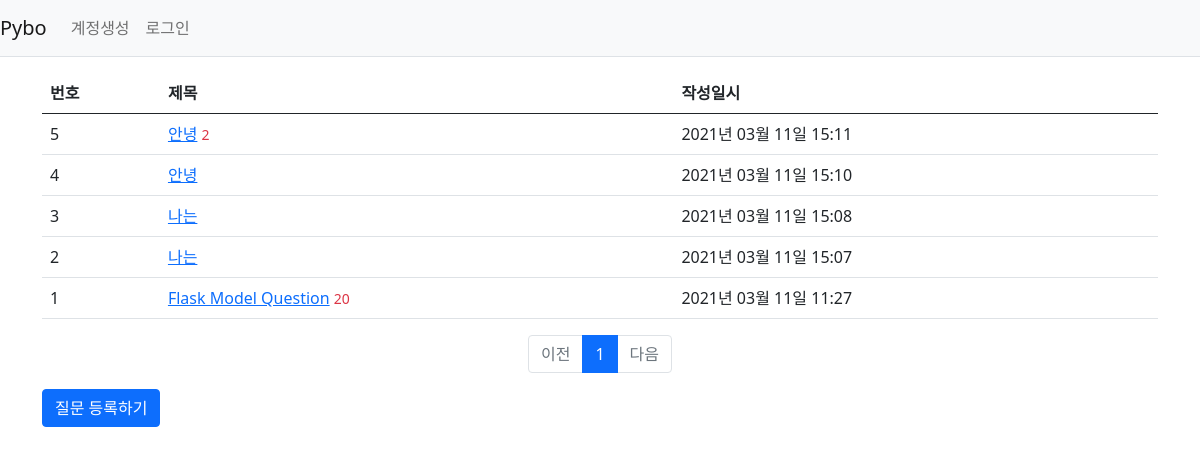
Page /question/list/ on the earlier database version.
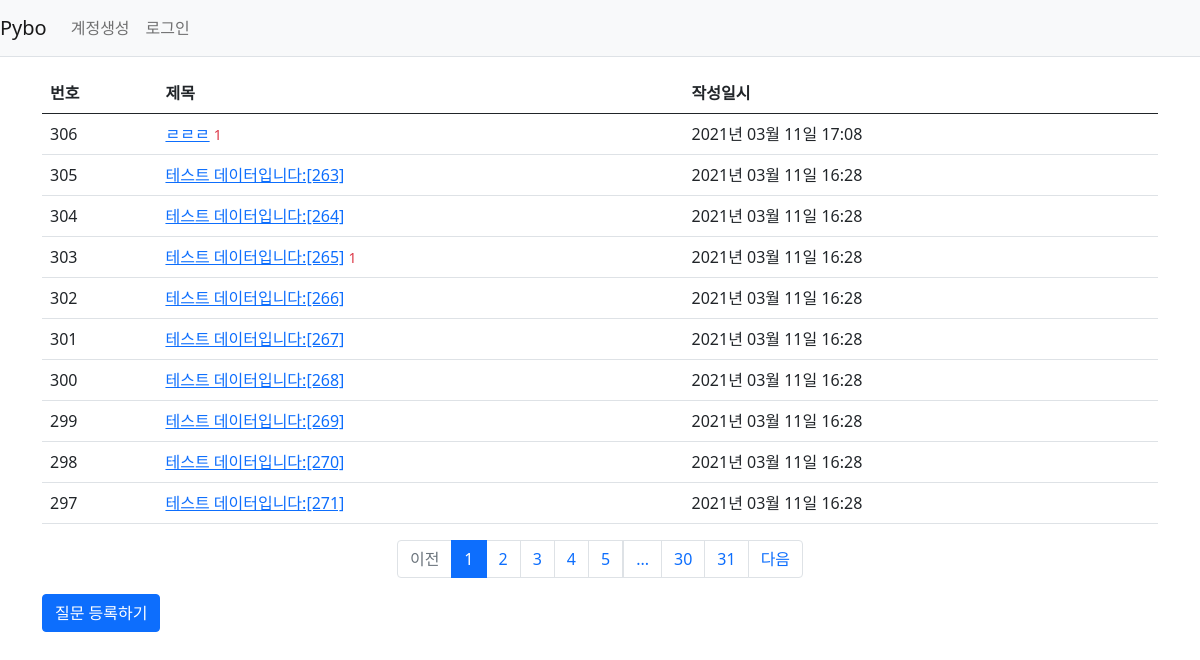
Same page on the later database version.
### pybo/models.py (models this page shows)
class Question(db.Model):
    id = db.Column(db.Integer, primary_key=True) # db.Column(속성의 데이터 타입 지정, 속서을 기본 키로 지정)
    subject = db.Column(db.String(200), nullable=False)
    content = db.Column(db.Text(), nullable=False)
    create_date = db.Column(db.DateTime(), nullable=False)

### pybo/views/question_views.py (the view)
@bp.route('/list/')
def _list():
    page = request.args.get('page', type=int, default=1) # get 방식으로 요청한 URL에서 page값 5를 가져올 때 사용
    question_list = Question.query.order_by(Question.create_date.desc())
    question_list = question_list.paginate(page, per_page=10)
    return render_template('question/question_list.html', question_list=question_list)

### pybo/filter.py (called while the page is built)
def format_datetime(value, fmt='%Y년 %m월 %d일 %H:%M'):
    return value.strftime(fmt)

### pybo/templates/question/question_list.html
{% extends 'base.html' %}
{% block content %}
<div class="container my-3">
    <table class="table">
        <thead>
        <tr class="thead-dark">
            <th>번호</th>
            <th>제목</th>
            <th>작성일시</th>
        </tr>
        </thead>
        <tbody>
        {% if question_list %}
        {% for question in question_list.items %}
        <tr>
            <td>{{ question_list.total - ((question_list.page-1) * question_list.per_page) - loop.index0 }}</td>
            <td>
                <a href="{{ url_for('question.detail', question_id=question.id) }}">{{ question.subject }}</a>
                {% if question.answer_set|length > 0 %}
                <span class="text-danger small ml-2">{{ question.answer_set|length }}</span>
                {% endif %}
            </td>
            <td>{{ question.create_date|datetime }}</td>
        </tr>
        {% endfor %}
        {% else %}
        <tr>
            <td colspan="3">질문이 없습니다.</td>
        </tr>
        {% endif %}
        </tbody>
    </table>
    <ul class="pagination justify-content-center">
        {% if question_list.has_prev %}
        <li class="page-item">
            <a class="page-link" href="?page={{ question_list.prev_num }}">이전</a>
        </li>
        {% else %}
        <li class="page-item disabled">
            <a class="page-link" tabindex="-1" aria-disabled="true" href="#">이전</a>
        </li>
        {% endif %}
        {% for page_num in question_list.iter_pages() %}
            {% if page_num %}
                {% if page_num != question_list.page %}
                <li class="page-item">
                    <a class="page-link" href="?page={{ page_num }}">{{ page_num }}</a>
                </li>
                {% else %}
                <li class="page-item active" aria-current="page">
                    <a class="page-link" href="#">{{ page_num }}</a>
                </li>
                {% endif %}
           {% else %}
                <li class="disabled">
                    <a class="page-link" href="#">...</a>
                </li>
           {% endif %}
        {% endfor %}
        {% if question_list.has_next %}
        <li class="page-item">
            <a class="page-link" href="?page={{ question_list.next_num }}">다음</a>
        </li>
        {% else %}
        <li class="page-item disabled">
            <a class="page-link" tabindex="-1" aria-disabled="true" href="#">다음</a>
        </li>
        {% endif %}
    </ul>
    <a href="{{ url_for('question.create') }}" class="btn btn-primary">질문 등록하기</a>
</div>
{% endblock %}

### pybo/templates/base.html (shortened to what this page needs)
<!doctype html>
<html lang="ko">
<head>
    <link rel="stylesheet" href="{{ url_for('static', filename='bootstrap.min.css') }}">
    <link rel="stylesheet" href="{{ url_for('static', filename='style.css') }}">
</head>
<body>
{% include "navbar.html" %}
{% block content %}
{% endblock %}
</body>
</html>

### pybo/templates/navbar.html (shortened to what this page needs)
<nav class="navbar navbar-expand-lg navbar-light bg-light border-bottom">
    <a class="navbar-brand" href="{{ url_for('main.index') }}">Pybo</a>
    <div class="collapse navbar-collapse flex-grow-0" id="navbarNav">
        <ul class="navbar-nav">
            <li class="nav-item ">
                <a class="nav-link" href="{{ url_for('auth.signup') }}">계정생성</a>
            </li>
            <li class="nav-item ">
                <a class="nav-link" href="#">로그인</a>
            </li>
        </ul>
    </div>
</nav>

Differences in the rows shown:
no longer on this page (row unchanged): Question: total "5", subject "안녕", answer_set|length "2", create_date "2021년 03월 11일 15:11"
no longer on this page (row unchanged): Question: total "4", subject "안녕", create_date "2021년 03월 11일 15:10"
no longer on this page (row unchanged): Question: total "3", subject "나는", create_date "2021년 03월 11일 15:08"
no longer on this page (row unchanged): Question: total "2", subject "나는", create_date "2021년 03월 11일 15:07"
no longer on this page (row unchanged): Question: total "1", subject "Flask Model Question", answer_set|length "20", create_date "2021년 03월 11일 11:27"
added Question: total "306", subject "ㄹㄹㄹ", answer_set|length "1", create_date "2021년 03월 11일 17:08"
added Question: total "305", subject "테스트 데이터입니다:[263]", create_date "2021년 03월 11일 16:28"
added Question: total "304", subject "테스트 데이터입니다:[264]", create_date "2021년 03월 11일 16:28"
added Question: total "303", subject "테스트 데이터입니다:[265]", answer_set|length "1", create_date "2021년 03월 11일 16:28"
added Question: total "302", subject "테스트 데이터입니다:[266]", create_date "2021년 03월 11일 16:28"
added Question: total "301", subject "테스트 데이터입니다:[267]", create_date "2021년 03월 11일 16:28"
added Question: total "300", subject "테스트 데이터입니다:[268]", create_date "2021년 03월 11일 16:28"
added Question: total "299", subject "테스트 데이터입니다:[269]", create_date "2021년 03월 11일 16:28"
added Question: total "298", subject "테스트 데이터입니다:[270]", create_date "2021년 03월 11일 16:28"
added Question: total "297", subject "테스트 데이터입니다:[271]", create_date "2021년 03월 11일 16:28"
Other differences:
new list line: "2"
new list line: "3"
new list line: "4"
new list line: "5"
new list line: "30"
new list line: "31"
